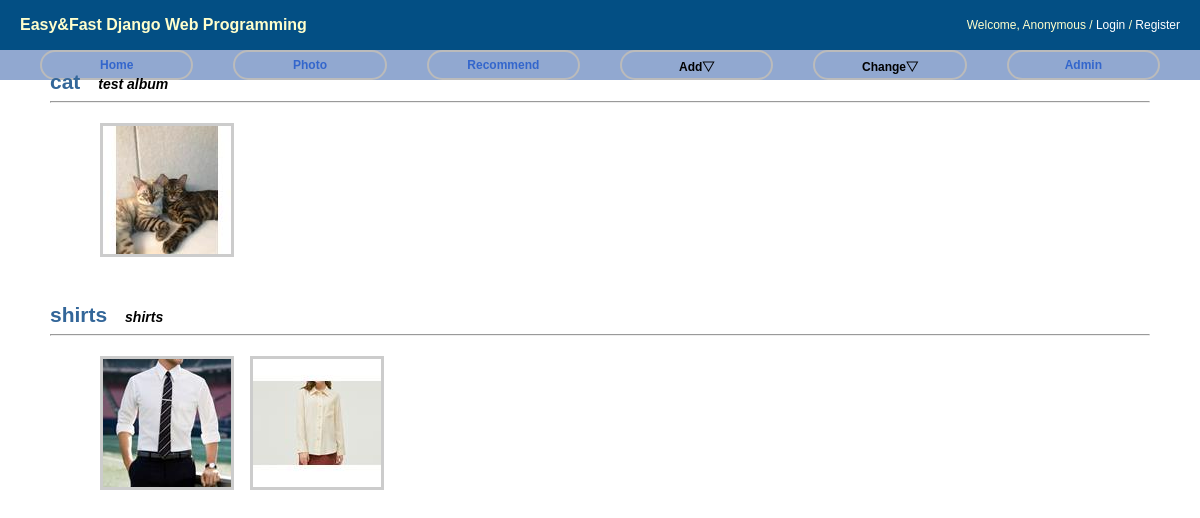
/photo/, run on an earlier commit of the app's database.
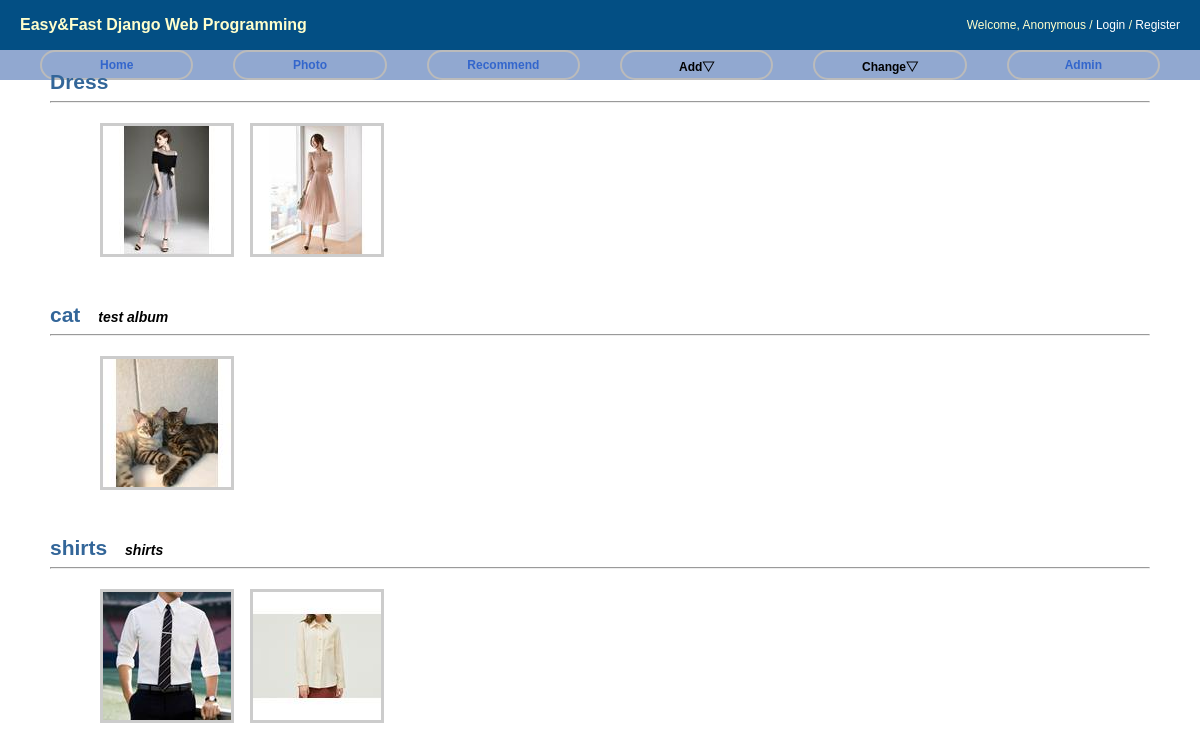
And on a later commit of the database.
### photo/models.py (models this page shows, shortened)
class Album(models.Model):
    name = models.CharField(max_length=50)
    description = models.CharField('One Line Description', max_length=100, blank=True)
    owner = models.ForeignKey(User, on_delete=models.CASCADE, null=True)
    class Meta:
        ordering = ['name']

class Photo(models.Model):
    album = models.ForeignKey('Album', on_delete=models.CASCADE)
    title = models.CharField(max_length=50)
    image = ThumbnailImageField(upload_to='photo/%Y/%m')
    description = models.TextField('Photo Description', blank=True)
    upload_date = models.DateTimeField('Upload Date', auto_now_add=True)
    owner = models.ForeignKey(User, on_delete=models.CASCADE, null=True)
    class Meta:
        ordering = ['title']
    def get_absolute_url(self):
        return reverse('photo:photo_detail', args=(self.id,))

### photo/views.py (the view)
# urls.py: path('', AlbumLV.as_view(), name='index'),
class AlbumLV(ListView):
    model = Album

### photo/fields.py (called while the page is built)
def _add_thumb(s):
    parts = s.split(".")
    parts.insert(-1, "thumb")
    if parts[-1].lower() not in ['jpeg', 'jpg']:
        parts[-1] = 'jpg'
    return ".".join(parts)

    def _get_thumb_url(self):
        return _add_thumb(self.url)

### photo/templates/photo/album_list.html (shortened to what this page needs)
{% extends "base.html" %}
{% load staticfiles %}
{% block extrastyle %}{% static "photo/photo.css" %}{% endblock %}
{% block content %}
<div id="content">
    {% for item in object_list %}
    <div class="clear_float">
        <h2 style="display:inline"><a href="{% url 'photo:album_detail' item.id %}">{{ item.name }}</a></h2>
        &emsp;<b><i>{{ item.description }}</i></b>
    </div>
    <hr/>
    <div class="album-list">
        {% for photo in item.photo_set.all|slice:":5" %}
        <div class="album-list-photo">
            <a href="{{ photo.get_absolute_url }}">
            <img class="thumbnail" src="{{ photo.image.thumb_url }}" />
            </a>
        </div>
        {% endfor %}
    </div>
    {% endfor %}
</div>
{% endblock %}

What changed in the data, as far as the page shows it:
added Album: name "Dress"
added Photo: shows a picture, shown under "Dress"
added Photo: shows a picture, shown under "Dress"
